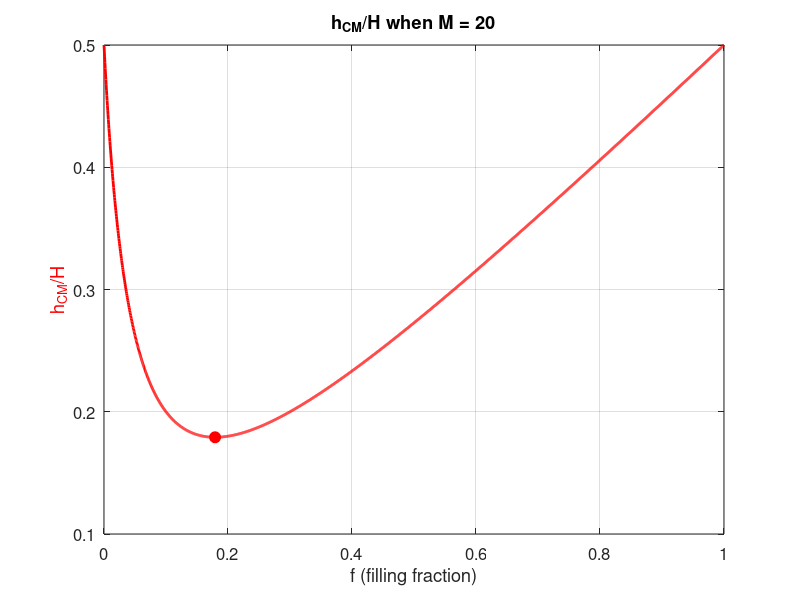

This figure's MATLAB source:
% hCM/H as a function of M and uhh f
hCM_over_H = @(M, f) 0.5 * ((1 + M .* f.^2) ./ (1 + M .* f));

% Parameter 
M        = 20;
f_values = linspace(0, 1, 2000);

% Values
h_values = hCM_over_H(M, f_values);

%  f* = (sqrt(1+M) - 1)/M
f_min   = (sqrt(1 + M) - 1) / M;
h_min   = hCM_over_H(M, f_min);

% Plot
figure;
plot(f_values, h_values, 'r-', 'LineWidth', 2); hold on;
plot(f_min, h_min, 'ro', 'MarkerSize', 8, 'MarkerFaceColor', 'r');

xlabel('f (filling fraction)');
ylabel('h_{CM}/H', 'Color', 'r');
title(sprintf('h_{CM}/H when M = %d', M));
ylim([0.1, 0.5]);
grid on; box on;
set(gca, 'FontSize', 12);

% Print 
fprintf('Minimum h_{CM}/H: %.12f\n', h_min);
fprintf('Corresponding f value: %.12f\n', f_min);
